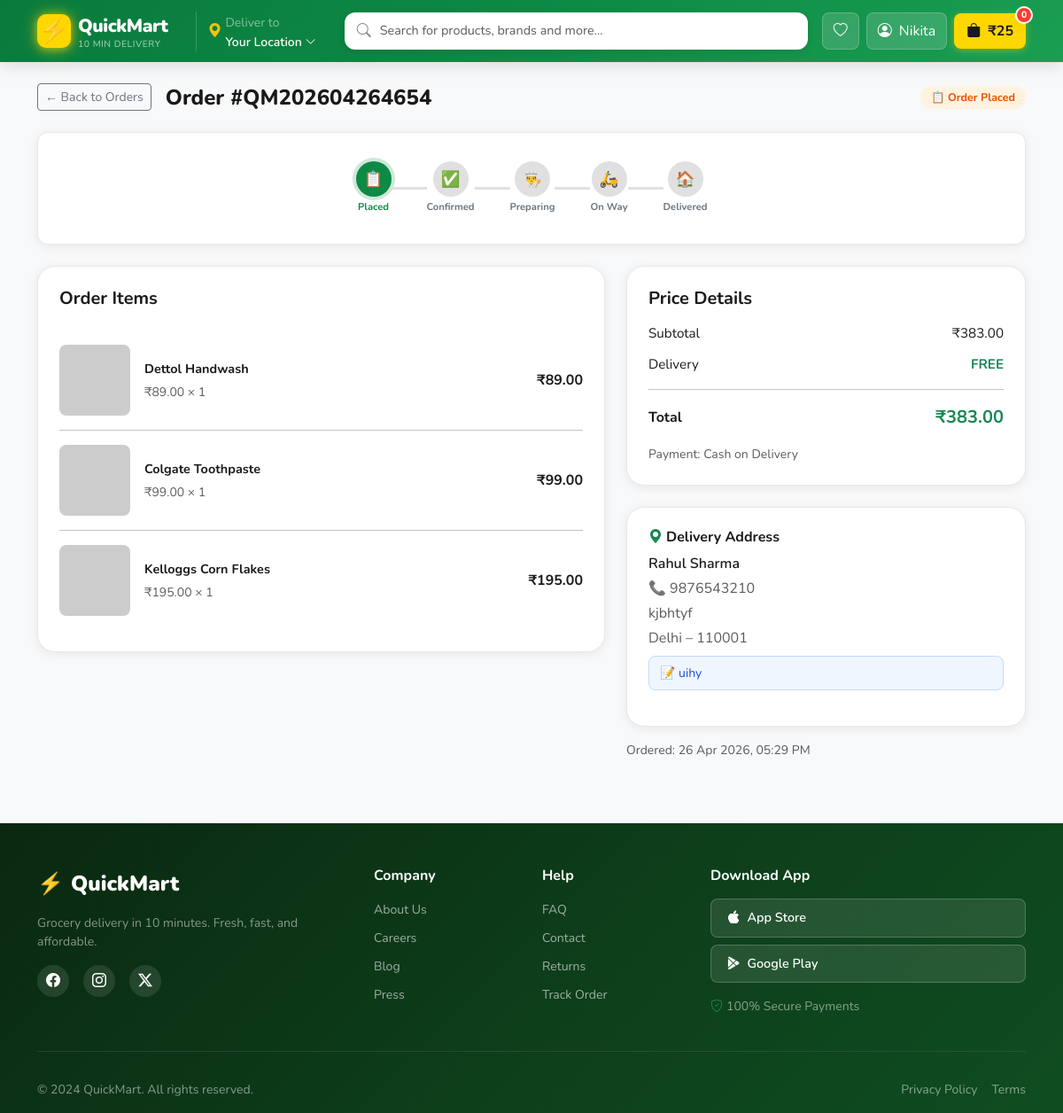
Screenshot of /orders/2/ (signed in) with the database file from the repository.
### store/models.py (models this page shows, shortened)
class Order(models.Model):
    STATUS_CHOICES = [
        ('pending', 'Order Placed'),
        ('confirmed', 'Confirmed'),
        ('preparing', 'Preparing'),
        ('out_for_delivery', 'Out for Delivery'),
        ('delivered', 'Delivered'),
        ('cancelled', 'Cancelled'),
    ]
    PAYMENT_CHOICES = [
        ('cod', 'Cash on Delivery'),
        ('online', 'Online Payment'),
    ]
    user = models.ForeignKey(User, on_delete=models.CASCADE, related_name='orders')
    order_number = models.CharField(max_length=20, unique=True)
    status = models.CharField(max_length=20, choices=STATUS_CHOICES, default='pending')
    payment_method = models.CharField(max_length=20, choices=PAYMENT_CHOICES, default='cod')
    payment_status = models.BooleanField(default=False)
    name = models.CharField(max_length=200)
    phone = models.CharField(max_length=15)
    address = models.TextField()
    city = models.CharField(max_length=100)
    pincode = models.CharField(max_length=10)
    subtotal = models.DecimalField(max_digits=10, decimal_places=2)
    delivery_fee = models.DecimalField(max_digits=10, decimal_places=2, default=0)
    total = models.DecimalField(max_digits=10, decimal_places=2)
    notes = models.TextField(blank=True)
    estimated_delivery = models.CharField(max_length=50, default='10-15 mins')
    created_at = models.DateTimeField(auto_now_add=True)
    updated_at = models.DateTimeField(auto_now=True)
    class Meta:
        ordering = ['-created_at']

class OrderItem(models.Model):
    order = models.ForeignKey(Order, on_delete=models.CASCADE, related_name='items')
    product = models.ForeignKey(Product, on_delete=models.CASCADE)
    product_name = models.CharField(max_length=300)
    product_price = models.DecimalField(max_digits=10, decimal_places=2)
    quantity = models.PositiveIntegerField()
    total_price = models.DecimalField(max_digits=10, decimal_places=2)

### store/views.py (the view)
# urls.py: path('orders/<int:order_id>/', views.order_detail, name='order_detail'),
@login_required
def order_detail(request, order_id):
    order = get_object_or_404(Order, id=order_id, user=request.user)
    return render(request, 'store/order_detail.html', {'order': order})

### store/context_processors.py (called while the page is built)
def cart_count(request):
    try:
        if request.user.is_authenticated:
            cart = Cart.objects.filter(user=request.user).first()
        else:
            session_key = request.session.session_key
            cart = Cart.objects.filter(session_key=session_key, user=None).first() if session_key else None
        if cart:
            return {
                'cart_count': cart.total_items,
                'cart_total': cart.total,
            }
    except Exception:
        pass
    return {'cart_count': 0, 'cart_total': 0}

### store/models.py (called while the page is built)
    @property
    def total_items(self):
        return sum(item.quantity for item in self.items.all())

    @property
    def subtotal(self):
        return sum(item.total_price for item in self.items.all())

    @property
    def delivery_fee(self):
        return 0 if self.subtotal >= 199 else 25

    @property
    def total(self):
        return self.subtotal + self.delivery_fee

### templates/store/order_detail.html (shortened to what this page needs)
{% extends 'store/base.html' %}
{% block content %}
<div class="container py-4">
    <div class="d-flex align-items-center gap-3 mb-4 flex-wrap">
        <a href="{% url 'orders' %}" class="btn btn-outline-secondary btn-sm">← Back to Orders</a>
        <h4 class="fw-800 mb-0">Order #{{ order.order_number }}</h4>
        <span class="order-status-badge status-{{ order.status }} ms-auto">
            {% if order.status == 'pending' %}📋 Order Placed
            {% elif order.status == 'confirmed' %}✅ Confirmed
            {% elif order.status == 'preparing' %}👨‍🍳 Preparing
            {% elif order.status == 'out_for_delivery' %}🛵 Out for Delivery
            {% elif order.status == 'delivered' %}🏠 Delivered
            {% elif order.status == 'cancelled' %}❌ Cancelled
            {% endif %}
        </span>
    </div>
    {% if order.status != 'cancelled' %}
    <div class="tracking-progress-card mb-4">
        <div class="tracking-steps">
            <div class="step {% if order.status in 'pending confirmed preparing out_for_delivery delivered' %}active{% endif %}">
                <div class="step-icon">📋</div><small>Placed</small>
            </div>
            <div class="step-line {% if order.status in 'confirmed preparing out_for_delivery delivered' %}active{% endif %}"></div>
            <div class="step {% if order.status in 'confirmed preparing out_for_delivery delivered' %}active{% endif %}">
                <div class="step-icon">✅</div><small>Confirmed</small>
            </div>
            <div class="step-line {% if order.status in 'preparing out_for_delivery delivered' %}active{% endif %}"></div>
            <div class="step {% if order.status in 'preparing out_for_delivery delivered' %}active{% endif %}">
                <div class="step-icon">👨‍🍳</div><small>Preparing</small>
            </div>
            <div class="step-line {% if order.status in 'out_for_delivery delivered' %}active{% endif %}"></div>
            <div class="step {% if order.status in 'out_for_delivery delivered' %}active{% endif %}">
                <div class="step-icon">🛵</div><small>On Way</small>
            </div>
            <div class="step-line {% if order.status == 'delivered' %}active{% endif %}"></div>
            <div class="step {% if order.status == 'delivered' %}active{% endif %}">
                <div class="step-icon">🏠</div><small>Delivered</small>
            </div>
        </div>
    </div>
    {% endif %}
    <div class="row g-4">
        <div class="col-lg-7">
            <div class="cart-card">
                <h5 class="fw-700 mb-4">Order Items</h5>
                {% for item in order.items.all %}
                <div class="cart-item">
                    <div class="cart-item-img">
                        {% if item.product.image_url %}
                        <img src="{{ item.product.image_url }}" alt="{{ item.product_name }}"
                             onerror="this.src='https://via.placeholder.com/80x80/f0f0f0/999?text=?'">
                        {% else %}
                        <div class="cart-img-placeholder">📦</div>
                        {% endif %}
                    </div>
                    <div class="cart-item-info">
                        <div class="cart-item-name">{{ item.product_name }}</div>
                        <div class="text-muted small">₹{{ item.product_price }} × {{ item.quantity }}</div>
                    </div>
                    <div class="fw-700">₹{{ item.total_price }}</div>
                </div>
                {% if not forloop.last %}<hr class="my-0">{% endif %}
                {% endfor %}
            </div>
        </div>
        <div class="col-lg-5">
            <div class="order-summary-card mb-4">
                <h5 class="fw-700 mb-3">Price Details</h5>
                <div class="summary-row"><span>Subtotal</span><span>₹{{ order.subtotal }}</span></div>
                <div class="summary-row">
                    <span>Delivery</span>
                    <span class="{% if order.delivery_fee == 0 %}text-success fw-700{% endif %}">
                        {% if order.delivery_fee == 0 %}FREE{% else %}₹{{ order.delivery_fee }}{% endif %}
                    </span>
                </div>
                <hr>
                <div class="summary-row total-row">
                    <strong>Total</strong>
                    <strong class="text-success fs-5">₹{{ order.total }}</strong>
                </div>
                <div class="mt-2 text-muted small">
                    Payment: {{ order.get_payment_method_display }}
                </div>
            </div>
            <div class="checkout-section">
                <h6 class="fw-700 mb-2"><i class="bi bi-geo-alt-fill text-success me-1"></i>Delivery Address</h6>
                <p class="mb-1 fw-600">{{ order.name }}</p>
                <p class="mb-1 text-muted">📞 {{ order.phone }}</p>
                <p class="mb-1 text-muted">{{ order.address }}</p>
                <p class="mb-0 text-muted">{{ order.city }} – {{ order.pincode }}</p>
                {% if order.notes %}
                <div class="mt-2 alert alert-info-subtle small">📝 {{ order.notes }}</div>
                {% endif %}
            </div>
            <div class="text-muted small mt-3">
                Ordered: {{ order.created_at|date:"d M Y, h:i A" }}
            </div>
        </div>
    </div>
</div>
{% endblock %}

### templates/store/base.html (shortened to what this page needs)
{% load static %}
<!DOCTYPE html>
<html lang="en">
<head>
    <link href="https://cdn.jsdelivr.net/npm/bootstrap@5.3.2/dist/css/bootstrap.min.css" rel="stylesheet">
    <link href="https://cdn.jsdelivr.net/npm/bootstrap-icons@1.11.1/font/bootstrap-icons.css" rel="stylesheet">
    <link rel="stylesheet" href="{% static 'css/style.css' %}">
</head>
<body>
<nav class="navbar navbar-expand-lg navbar-dark sticky-top" id="mainNav">
    <div class="container">
        <a class="navbar-brand d-flex align-items-center gap-2" href="{% url 'home' %}">
            <div class="brand-logo">⚡</div>
            <div>
                <span class="brand-name">QuickMart</span>
                <small class="d-block brand-tagline">10 min delivery</small>
            </div>
        </a>
        <div class="delivery-info d-none d-lg-flex align-items-center mx-3">
            <i class="bi bi-geo-alt-fill text-warning me-1"></i>
            <div>
                <small class="text-white-50">Deliver to</small>
                <div class="text-white fw-600 small">Your Location <i class="bi bi-chevron-down small"></i></div>
            </div>
        </div>
        <div class="flex-grow-1 mx-3 d-none d-lg-block position-relative">
            <div class="search-wrapper">
                <i class="bi bi-search search-icon"></i>
                <input type="text" class="form-control search-input" id="globalSearch"
                       placeholder="Search for products, brands and more...">
            </div>
        </div>
        <div class="d-flex align-items-center gap-2">
            {% if user.is_authenticated %}
                <a href="{% url 'wishlist' %}" class="nav-btn d-none d-md-flex">
                    <i class="bi bi-heart"></i>
                </a>
                <div class="dropdown">
                    <button class="nav-btn dropdown-toggle" data-bs-toggle="dropdown">
                        <i class="bi bi-person-circle"></i>
                        <span class="d-none d-lg-inline ms-1">{{ user.first_name|default:user.username }}</span>
                    </button>
                </div>
            {% else %}
                <a href="{% url 'login' %}" class="btn btn-outline-light btn-sm">Login</a>
                <a href="{% url 'register' %}" class="btn btn-warning btn-sm fw-bold">Sign Up</a>
            {% endif %}
            <a href="{% url 'cart' %}" class="cart-btn position-relative">
                <i class="bi bi-bag-fill"></i>
                <span class="cart-badge" id="cartBadge">{{ cart_count }}</span>
                <span class="d-none d-lg-inline ms-1 fw-bold">₹{{ cart_total|floatformat:0 }}</span>
            </a>
        </div>
    </div>
</nav>
<main>
    {% block content %}{% endblock %}
</main>
<footer class="footer mt-5">
    <div class="container">
        <div class="row g-4">
            <div class="col-lg-4">
                <div class="d-flex align-items-center gap-2 mb-3">
                    <div class="brand-logo-sm">⚡</div>
                    <span class="fs-4 fw-900 text-white">QuickMart</span>
                </div>
                <p class="text-white-50 small">Grocery delivery in 10 minutes. Fresh, fast, and affordable.</p>
                <div class="d-flex gap-3 mt-3">
                    <a href="#" class="social-link"><i class="bi bi-facebook"></i></a>
                    <a href="#" class="social-link"><i class="bi bi-instagram"></i></a>
                    <a href="#" class="social-link"><i class="bi bi-twitter-x"></i></a>
                </div>
            </div>
            <div class="col-6 col-lg-2">
                <h6 class="text-white fw-700 mb-3">Company</h6>
                <ul class="list-unstyled footer-links">
                    <li><a href="#">About Us</a></li>
                    <li><a href="#">Careers</a></li>
                    <li><a href="#">Blog</a></li>
                    <li><a href="#">Press</a></li>
                </ul>
            </div>
            <div class="col-6 col-lg-2">
                <h6 class="text-white fw-700 mb-3">Help</h6>
                <ul class="list-unstyled footer-links">
                    <li><a href="#">FAQ</a></li>
                    <li><a href="#">Contact</a></li>
                    <li><a href="#">Returns</a></li>
                    <li><a href="#">Track Order</a></li>
                </ul>
            </div>
            <div class="col-lg-4">
                <h6 class="text-white fw-700 mb-3">Download App</h6>
                <div class="d-flex flex-column gap-2">
                    <a href="#" class="app-btn"><i class="bi bi-apple me-2"></i>App Store</a>
                    <a href="#" class="app-btn"><i class="bi bi-google-play me-2"></i>Google Play</a>
                </div>
                <p class="text-white-50 small mt-3"><i class="bi bi-shield-check text-success me-1"></i>100% Secure Payments</p>
            </div>
        </div>
        <hr class="border-secondary mt-4">
        <div class="d-flex flex-wrap justify-content-between align-items-center py-3">
            <p class="text-white-50 small mb-0">© 2024 QuickMart. All rights reserved.</p>
            <div class="d-flex gap-3">
                <a href="#" class="text-white-50 small text-decoration-none">Privacy Policy</a>
                <a href="#" class="text-white-50 small text-decoration-none">Terms</a>
            </div>
        </div>
    </div>
</footer>
</body>
</html>

### rows the page displays
Order: order_number "QM202604264654", subtotal "383.00", total "383.00", payment_method "Cash on Delivery", name "Rahul Sharma", phone "9876543210", address "kjbhtyf", city "Delhi", pincode "110001", notes "uihy", created_at "26 Apr 2026, 05:29 PM"
OrderItem: product_name "Dettol Handwash", product_price "89.00", quantity "1", total_price "89.00"
OrderItem: product_name "Colgate Toothpaste", product_price "99.00", quantity "1", total_price "99.00"
OrderItem: product_name "Kelloggs Corn Flakes", product_price "195.00", quantity "1", total_price "195.00"

### other values shown
{{ user.first_name|default:user.username }} "Nikita"
{{ cart_count }} "0"
{{ cart_total|floatformat:0 }} "25"
